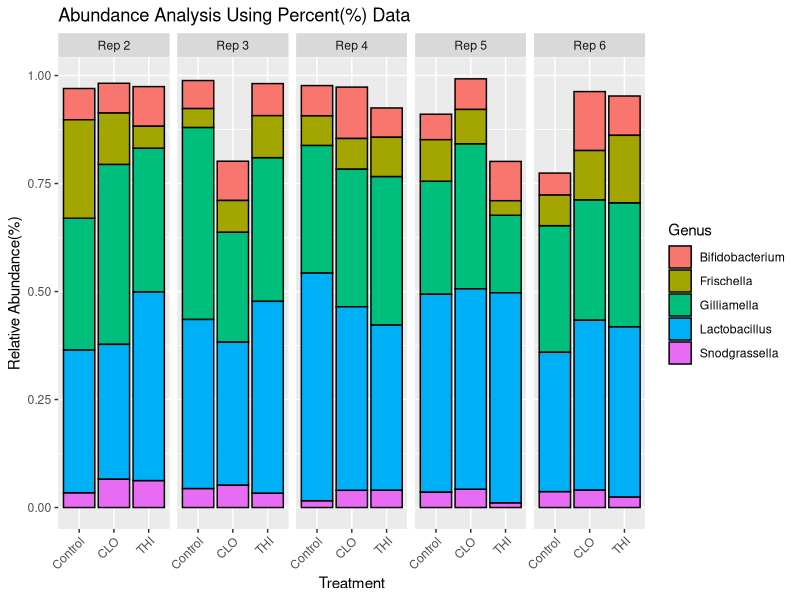

Source code (R):
# This script plots a stacked bar graph for samples containing percentage data.
# The input is genus clade percent data from Pavian (kraken reports)
# that have Eukaryota filtered out.
# To download the data in a script-ready form, go to the Comparison tab in
# Pavian, filter out Eukaryota, ensure clade is selected and select percent.

library(dplyr)
library(tidyr)
library(ggplot2)

# read data
ctx_data <- read.delim(file = 'ctx_kraken_genus_percent_data.tsv',
                       header = TRUE,
                       sep = '\t')

# clean data
clean_ctx_data <- select(ctx_data, -taxRank, -taxID, -Max, -lineage) %>%
  pivot_longer(!name, names_to = "sample", values_to = "percent") %>%
  pivot_wider(names_from = "name", values_from = "percent")

# scale data and convert to data frame
scaled_ctx_data <- apply(clean_ctx_data[, -1],
                         MARGIN = 1,
                         FUN = function(x) x / sum(x)) %>%
  t() %>%
  as.data.frame()

# select for core taxa
core_data <- select(scaled_ctx_data,
                    "Gilliamella",
                    "Snodgrassella",
                    "Bifidobacterium",
                    "Lactobacillus",
                    "Frischella")

# add treatment and replicate info
treatments <- c("Control", "CLO", "THI",
                "Control", "CLO", "THI",
                "Control", "CLO", "THI",
                "Control", "CLO", "THI",
                "Control", "CLO", "THI")

# setup replicate info
replicates <- c("Rep 2","Rep 2","Rep 2",
                "Rep 3","Rep 3","Rep 3",
                "Rep 4","Rep 4","Rep 4",
                "Rep 5","Rep 5","Rep 5",
                "Rep 6","Rep 6","Rep 6")

core_data$replicate <- replicates
core_data$treatment <- treatments

# for ordering on plots
order <- c("Control", "CLO", "THI")

# adjust factor levels for ordering
core_data$treatment <- factor(core_data$treatment,
                              levels = order)

# convert data frame into "long" format for stacked bar plot
long_data <- pivot_longer(core_data,
                          cols = 1:5,
                          names_to = "clade",
                          values_to = "percentage")

# plot data
abundance_plot <- ggplot(long_data, aes(x = treatment,
                                        y = percentage,
                                        fill = clade)) +
  geom_bar(stat = "identity", colour = "black") +
  facet_grid(~replicate) +
  labs(title = "Abundance Analysis Using Percent(%) Data",
       x = "Treatment",
       y = "Relative Abundance(%)",
       fill = "Genus") +
  theme(axis.text.x = element_text(angle = 45,
                                   vjust = 1,
                                   hjust = 1))

abundance_plot

# save plot as svg
# svg("Abundance_Plot.svg")
# abundance_plot
# dev.off()
